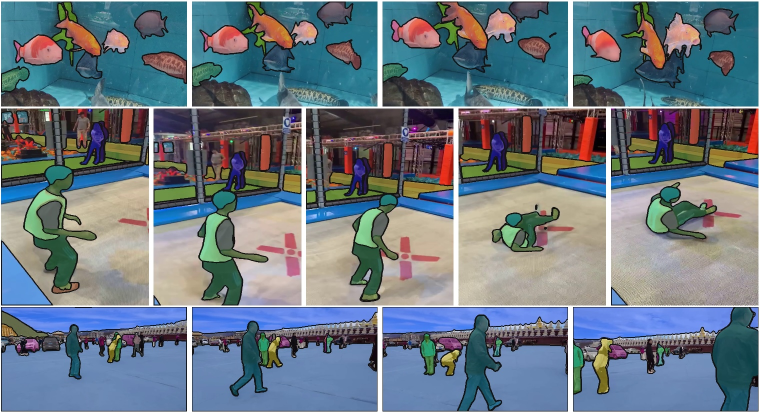
#> input picture sam2/assets/sa_v_dataset.jpg, 1523 x 824 px (shown at 1/2 size)
$ python -i rotate_service.py   (imports and definitions only)
#> lines starting #> are read from the running program, lines starting #| are printed output that depends on the picture; after the words box and inside, x2 and y2 are one past the last pixel; in counts of white or black regions, pixels touching at a corner belong together
import cv2
import numpy as np
from PIL import Image
import matplotlib.pyplot as plt
from skimage.morphology import remove_small_objects
from flask import Flask, request, jsonify
from utils import convert_base64_to_image, convert_image_to_base64  # 新增的導入

# ----------------- 原有处理函数 ---------------------
# [115 lines left out: functions extract_foreground, remove_mask_from_image, add_generated_image_to_region, detect_and_match_features, not called in this run]

def estimate_rotation_translation(src_pts, dst_pts):
    M, mask = cv2.findHomography(src_pts, dst_pts, cv2.RANSAC, 5.0)
    return M, mask

# [4 lines left out: function rotate_image, not called in this run]

def crop_black_padding(image):
    gray = cv2.cvtColor(image, cv2.COLOR_RGB2GRAY)
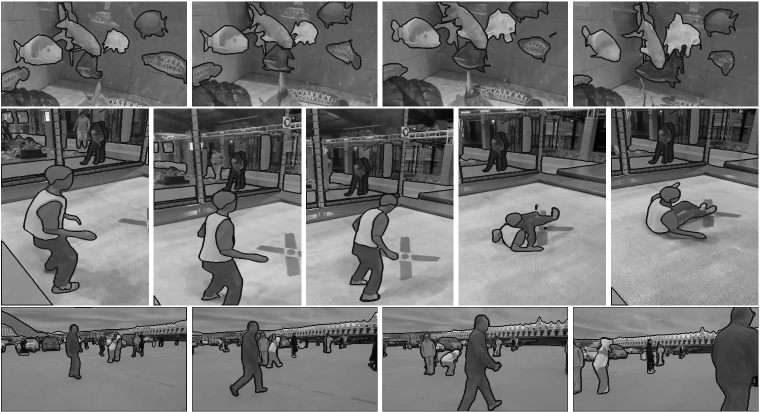
#> gray: shape (824, 1523) (shown at 1/2 size); min 0, max 255, mean 116.9
    _, thresh = cv2.threshold(gray, 1, 255, cv2.THRESH_BINARY)
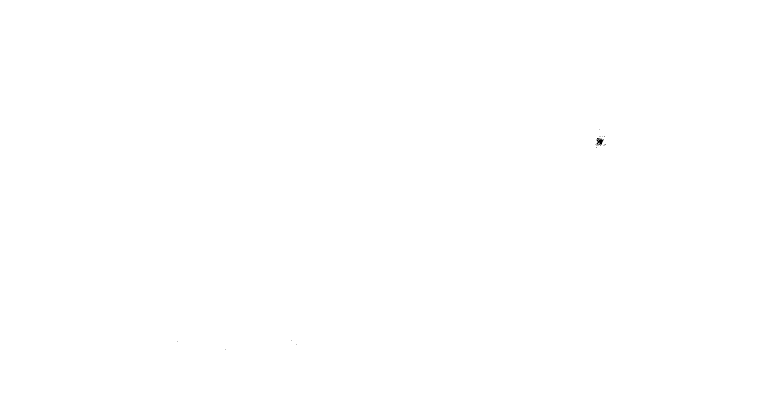
#> thresh: shape (824, 1523) (shown at 1/2 size); 100% white; 13 black regions (12 under 20 px), largest, box (x1, y1, x2, y2) and area: (1191, 276, 1207, 291) 124
    coords = cv2.findNonZero(thresh)
#> coords = contour of 1254810 points, box (x1, y1, x2, y2) (0, 0, 1523, 824), area 0
    if coords is not None:
        x, y, w, h = cv2.boundingRect(coords)
#> x = 0; y = 0; w = 1523; h = 824
        cropped = image[y:y+h, x:x+w]
        return cropped, (x, y, w, h)
    else:
        return image, (0, 0, image.shape[1], image.shape[0])

def remove_noise(image):
    denoised_image = cv2.fastNlMeansDenoising(image, None, 10, 7, 21)
    return denoised_image

def calculate_residual(ref, test):
    residual = np.abs(ref.astype(np.int16) - test.astype(np.int16)).astype(np.uint8)
    return residual

# [24 lines left out: functions process_residual, compute_iou, not called in this run]

def apply_clahe(gray_img):
    clahe = cv2.createCLAHE(clipLimit=2.0, tileGridSize=(8,8))
    return clahe.apply(gray_img)

# [16 lines of commented-out code are left out]

# [1 line not run here, left out]
# [34 lines that did not run here, left out]

# ----------------------- 2. Denoise API -----------------------
# [22 lines that did not run here, left out]

# ----------------------- 3. Enhance API -----------------------
# [25 lines that did not run here, left out]
# [37 lines that did not run here, left out]

# [56 lines that did not run here, left out]


# [25 lines that did not run here, left out]
# [28 lines that did not run here, left out]
# [28 lines that did not run here, left out]
# [2 lines not run here, left out]

>>> import cv2
>>> picture = cv2.cvtColor(cv2.imread('../sam2/assets/sa_v_dataset.jpg'), cv2.COLOR_BGR2RGB)
>>> result = crop_black_padding(picture)
